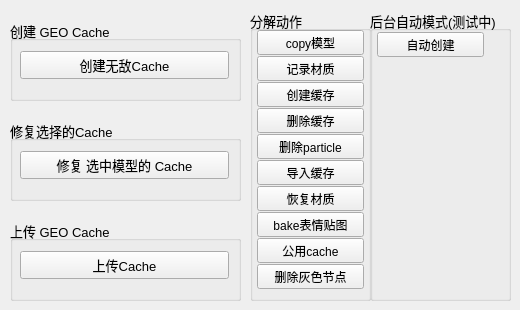
    <widget class="QWidget" name="GEO_Cache">
     <attribute name="title">
      <string>GEO_Cache</string>
     </attribute>
     <widget class="QGroupBox" name="RenderLayer_10">
      <property name="enabled">
       <bool>true</bool>
      </property>
      <property name="geometry">
       <rect>
        <x>10</x>
        <y>20</y>
        <width>231</width>
        <height>81</height>
       </rect>
      </property>
      <property name="font">
       <font>
        <pointsize>10</pointsize>
       </font>
      </property>
      <property name="title">
       <string>创建 GEO Cache</string>
      </property>
      <widget class="QWidget" name="gridLayoutWidget_13">
       <property name="geometry">
        <rect>
         <x>10</x>
         <y>20</y>
         <width>209</width>
         <height>51</height>
        </rect>
       </property>
       <layout class="QGridLayout" name="gridLayout_22">
        <property name="horizontalSpacing">
         <number>3</number>
        </property>
        <property name="verticalSpacing">
         <number>1</number>
        </property>
        <item row="0" column="0">
         <widget class="QPushButton" name="pushButton_136">
          <property name="enabled">
           <bool>true</bool>
          </property>
          <property name="text">
           <string>创建无敌Cache</string>
          </property>
          <property name="-command" stdset="0">
           <string>&quot;source \&quot;//file-cluster/GDC/Resource/Support/Maya/projects/Ninjago/nj_Rnd_GeoCacheHighend.mel\&quot;;nj_Rnd_GeoCacheHighend();&quot;</string>
          </property>
         </widget>
        </item>
       </layout>
      </widget>
     </widget>
     <widget class="QGroupBox" name="groupBox_8">
      <property name="geometry">
       <rect>
        <x>250</x>
        <y>10</y>
        <width>121</width>
        <height>291</height>
       </rect>
      </property>
      <property name="font">
       <font>
        <pointsize>10</pointsize>
       </font>
      </property>
      <property name="title">
       <string>分解动作</string>
      </property>
      <widget class="QWidget" name="verticalLayoutWidget_8">
       <property name="geometry">
        <rect>
         <x>7</x>
         <y>19</y>
         <width>107</width>
         <height>271</height>
        </rect>
       </property>
       <layout class="QVBoxLayout" name="verticalLayout_8">
        <property name="spacing">
         <number>0</number>
        </property>
        <item>
         <widget class="QPushButton" name="pushButton_148">
          <property name="maximumSize">
           <size>
            <width>16777215</width>
            <height>25</height>
           </size>
          </property>
          <property name="font">
           <font>
            <pointsize>9</pointsize>
           </font>
          </property>
          <property name="text">
           <string>copy模型</string>
          </property>
          <property name="iconSize">
           <size>
            <width>16</width>
            <height>30</height>
           </size>
          </property>
          <property name="-command" stdset="0">
           <string>&quot;source \&quot;//file-cluster/GDC/Resource/Support/Maya/projects/Ninjago/nj_Rnd_GeoCacheHighend.mel\&quot;;nj_Rnd_GeoCacheHighend_copyModel();&quot;</string>
          </property>
         </widget>
        </item>
        <item>
         <widget class="QPushButton" name="pushButton_149">
          <property name="maximumSize">
           <size>
            <width>16777215</width>
            <height>25</height>
           </size>
          </property>
          <property name="font">
           <font>
            <pointsize>9</pointsize>
           </font>
          </property>
          <property name="text">
           <string>记录材质</string>
          </property>
          <property name="iconSize">
           <size>
            <width>16</width>
            <height>30</height>
           </size>
          </property>
          <property name="-command" stdset="0">
           <string>&quot;source \&quot;//file-cluster/GDC/Resource/Support/Maya/projects/Ninjago/nj_Rnd_GeoCacheHighend.mel\&quot;;nj_Rnd_GeoCacheHighend_recordMaterial();&quot;</string>
          </property>
         </widget>
        </item>
        <item>
         <widget class="QPushButton" name="pushButton_150">
          <property name="maximumSize">
           <size>
            <width>16777215</width>
            <height>25</height>
           </size>
          </property>
          <property name="font">
           <font>
            <pointsize>9</pointsize>
           </font>
          </property>
          <property name="text">
           <string>创建缓存</string>
          </property>
          <property name="iconSize">
           <size>
            <width>16</width>
            <height>30</height>
           </size>
          </property>
          <property name="-command" stdset="0">
           <string>&quot;source \&quot;//file-cluster/GDC/Resource/Support/Maya/projects/Ninjago/nj_Rnd_GeoCacheHighend.mel\&quot;;nj_Rnd_GeoCacheHighend_createCeoCache();&quot;</string>
          </property>
         </widget>
        </item>
        <item>
         <widget class="QPushButton" name="pushButton_151">
          <property name="maximumSize">
           <size>
            <width>16777215</width>
            <height>25</height>
           </size>
          </property>
          <property name="font">
           <font>
            <pointsize>9</pointsize>
           </font>
          </property>
          <property name="text">
           <string>删除缓存</string>
          </property>
          <property name="iconSize">
           <size>
            <width>16</width>
            <height>30</height>
           </size>
          </property>
          <property name="-command" stdset="0">
           <string>&quot;source \&quot;//file-cluster/GDC/Resource/Support/Maya/projects/Ninjago/nj_Rnd_GeoCacheHighend.mel\&quot;;nj_Rnd_GeoCacheHighend_deleteCeoCache();&quot;</string>
          </property>
         </widget>
        </item>
        <item>
         <widget class="QPushButton" name="pushButton_153">
          <property name="maximumSize">
           <size>
            <width>16777215</width>
            <height>25</height>
           </size>
          </property>
          <property name="font">
           <font>
            <pointsize>9</pointsize>
           </font>
          </property>
          <property name="text">
           <string>删除particle</string>
          </property>
          <property name="iconSize">
           <size>
            <width>16</width>
            <height>30</height>
           </size>
          </property>
          <property name="-command" stdset="0">
           <string>&quot;source \&quot;//file-cluster/GDC/Resource/Support/Maya/projects/Ninjago/nj_Rnd_GeoCacheHighend.mel\&quot;;nj_Rnd_GeoCacheHighend_deleteParticles();&quot;</string>
          </property>
         </widget>
        </item>
        <item>
         <widget class="QPushButton" name="pushButton_152">
          <property name="maximumSize">
           <size>
            <width>16777215</width>
            <height>25</height>
           </size>
          </property>
          <property name="font">
           <font>
            <pointsize>9</pointsize>
           </font>
          </property>
          <property name="text">
           <string>导入缓存</string>
          </property>
          <property name="iconSize">
           <size>
            <width>16</width>
            <height>30</height>
           </size>
          </property>
          <property name="-command" stdset="0">
           <string>&quot;source \&quot;//file-cluster/GDC/Resource/Support/Maya/projects/Ninjago/nj_Rnd_GeoCacheHighend.mel\&quot;;nj_Rnd_GeoCacheHighend_importCeoCache();&quot;</string>
          </property>
         </widget>
        </item>
        <item>
         <widget class="QPushButton" name="pushButton_154">
          <property name="maximumSize">
           <size>
            <width>16777215</width>
            <height>25</height>
           </size>
          </property>
          <property name="font">
           <font>
            <pointsize>9</pointsize>
           </font>
          </property>
          <property name="text">
           <string>恢复材质</string>
          </property>
          <property name="iconSize">
           <size>
            <width>16</width>
            <height>30</height>
           </size>
          </property>
          <property name="-command" stdset="0">
           <string>&quot;source \&quot;//file-cluster/GDC/Resource/Support/Maya/projects/Ninjago/nj_Rnd_GeoCacheHighend.mel\&quot;;nj_Rnd_GeoCacheHighend_returnMaterial();&quot;</string>
          </property>
         </widget>
        </item>
        <item>
         <widget class="QPushButton" name="pushButton_155">
          <property name="maximumSize">
           <size>
            <width>16777215</width>
            <height>25</height>
           </size>
          </property>
          <property name="font">
           <font>
            <pointsize>9</pointsize>
           </font>
          </property>
          <property name="text">
           <string>bake表情贴图</string>
          </property>
          <property name="iconSize">
           <size>
            <width>16</width>
            <height>30</height>
           </size>
          </property>
          <property name="-command" stdset="0">
           <string>&quot;source \&quot;//file-cluster/GDC/Resource/Support/Maya/projects/Ninjago/nj_Rnd_GeoCacheHighend.mel\&quot;;nj_Rnd_GeoCacheHighend_BakeFiles();&quot;</string>
          </property>
         </widget>
        </item>
        <item>
         <widget class="QPushButton" name="pushButton_156">
          <property name="maximumSize">
           <size>
            <width>16777215</width>
            <height>25</height>
           </size>
          </property>
          <property name="font">
           <font>
            <pointsize>9</pointsize>
           </font>
          </property>
          <property name="text">
           <string>公用cache</string>
          </property>
          <property name="iconSize">
           <size>
            <width>16</width>
            <height>30</height>
           </size>
          </property>
          <property name="-command" stdset="0">
           <string>&quot;zwOptimizeGeoCache;&quot;</string>
          </property>
         </widget>
        </item>
        <item>
         <widget class="QPushButton" name="pushButton_160">
          <property name="maximumSize">
           <size>
            <width>16777215</width>
            <height>25</height>
           </size>
          </property>
          <property name="font">
           <font>
            <pointsize>9</pointsize>
           </font>
          </property>
          <property name="text">
           <string>删除灰色节点</string>
          </property>
          <property name="iconSize">
           <size>
            <width>16</width>
            <height>30</height>
           </size>
          </property>
          <property name="-command" stdset="0">
           <string>&quot;source \&quot;//file-cluster/GDC/Resource/Support/Maya/projects/Ninjago/nj_Rnd_GeoCacheHighend.mel\&quot;;nj_Rnd_GeoCacheHighend_deleteIOList();&quot;</string>
          </property>
         </widget>
        </item>
       </layout>
      </widget>
     </widget>
     <widget class="QGroupBox" name="RenderLayer_11">
      <property name="enabled">
       <bool>true</bool>
      </property>
      <property name="geometry">
       <rect>
        <x>10</x>
        <y>220</y>
        <width>231</width>
        <height>81</height>
       </rect>
      </property>
      <property name="font">
       <font>
        <pointsize>10</pointsize>
       </font>
      </property>
      <property name="title">
       <string>上传 GEO Cache</string>
      </property>
      <widget class="QWidget" name="gridLayoutWidget_16">
       <property name="geometry">
        <rect>
         <x>10</x>
         <y>20</y>
         <width>209</width>
         <height>51</height>
        </rect>
       </property>
       <layout class="QGridLayout" name="gridLayout_25">
        <property name="horizontalSpacing">
         <number>3</number>
        </property>
        <property name="verticalSpacing">
         <number>1</number>
        </property>
        <item row="0" column="0">
         <widget class="QPushButton" name="pushButton_158">
          <property name="enabled">
           <bool>true</bool>
          </property>
          <property name="text">
           <string>上传Cache</string>
          </property>
          <property name="+command" stdset="0">
           <string>&quot;try:\n\treload(idmt.maya.cache)\nexcept:\n\timport idmt.maya.cache\nidmt.maya.cache.UploadCacheFileForNinjago()&quot;</string>
          </property>
         </widget>
        </item>
       </layout>
      </widget>
     </widget>
     <widget class="QGroupBox" name="RenderLayer_12">
      <property name="enabled">
       <bool>true</bool>
      </property>
      <property name="geometry">
       <rect>
        <x>10</x>
        <y>120</y>
        <width>231</width>
        <height>81</height>
       </rect>
      </property>
      <property name="font">
       <font>
        <pointsize>10</pointsize>
       </font>
      </property>
      <property name="title">
       <string>修复选择的Cache</string>
      </property>
      <widget class="QWidget" name="gridLayoutWidget_17">
       <property name="geometry">
        <rect>
         <x>10</x>
         <y>20</y>
         <width>209</width>
         <height>51</height>
        </rect>
       </property>
       <layout class="QGridLayout" name="gridLayout_26">
        <property name="horizontalSpacing">
         <number>3</number>
        </property>
        <property name="verticalSpacing">
         <number>1</number>
        </property>
        <item row="0" column="0">
         <widget class="QPushButton" name="pushButton_137">
          <property name="enabled">
           <bool>true</bool>
          </property>
          <property name="text">
           <string>修复 选中模型的 Cache</string>
          </property>
          <property name="-command" stdset="0">
           <string>&quot;source \&quot;//file-cluster/GDC/Resource/Support/Maya/projects/Ninjago/nj_Rnd_GeoCacheHighend.mel\&quot;;nj_Rnd_GeoCacheHighend_fixSelectCeoCache();&quot;</string>
          </property>
         </widget>
        </item>
       </layout>
      </widget>
     </widget>
     <widget class="QGroupBox" name="groupBox_9">
      <property name="geometry">
       <rect>
        <x>370</x>
        <y>10</y>
        <width>141</width>
        <height>291</height>
       </rect>
      </property>
      <property name="font">
       <font>
        <pointsize>10</pointsize>
       </font>
      </property>
      <property name="title">
       <string>后台自动模式(测试中)</string>
      </property>
      <widget class="QWidget" name="verticalLayoutWidget_9">
       <property name="geometry">
        <rect>
         <x>7</x>
         <y>19</y>
         <width>107</width>
         <height>31</height>
        </rect>
       </property>
       <layout class="QVBoxLayout" name="verticalLayout_9">
        <property name="spacing">
         <number>0</number>
        </property>
        <item>
         <widget class="QPushButton" name="pushButton_159">
          <property name="maximumSize">
           <size>
            <width>16777215</width>
            <height>25</height>
           </size>
          </property>
          <property name="font">
           <font>
            <pointsize>9</pointsize>
           </font>
          </property>
          <property name="text">
           <string>自动创建</string>
          </property>
          <property name="iconSize">
           <size>
            <width>16</width>
            <height>30</height>
           </size>
          </property>
          <property name="-command" stdset="0">
           <string>&quot;source \&quot;//file-cluster/GDC/Resource/Support/Maya/projects/Ninjago/nj_Rnd_GeoCacheHighend.mel\&quot;;nj_Rnd_GeoCacheHighend_Batch();&quot;</string>
          </property>
         </widget>
        </item>
       </layout>
      </widget>
     </widget>
    </widget>
